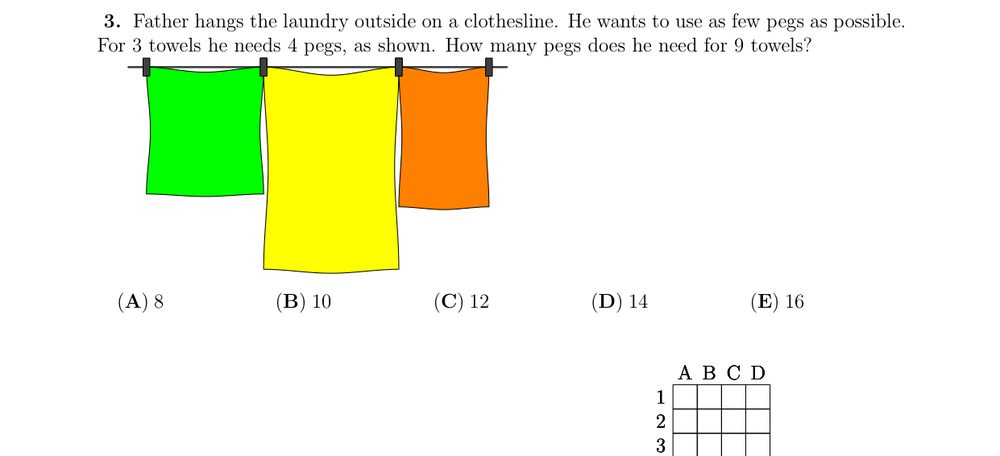
#> input picture bank/ksf2012/q03.jpg, 1000 x 456 px, given as the content of the folder ../../bank/ksf2012/q03.jpg, which was not available
$ python sheet.py ../../bank/ksf2012/q03.jpg ../../bank/ksf2012/q04.jpg
#> lines starting #> are read from the running program, lines starting #| are printed output that depends on the picture
import sys, glob
from PIL import Image, ImageDraw
d = sys.argv[1]; out = sys.argv[2]
fs = sorted(glob.glob(f'{d}/q*.jpg'))
tw = 300; thumbs = []
for f in fs:
    im = Image.open(f); r = tw/im.width; im = im.resize((tw, max(30,int(im.height*r))))
#> further down, im is the input picture: PIL image 1000x456 RGB; mean R, G, B 242.5, 247, 221.6
#> after `r = tw / im.width`: r = 0.3
#> after `im = im.resize((tw, max(30, int(im.height * r))))`:
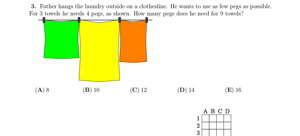
#> im: PIL image 300x136 RGB; mean R, G, B 242.4, 246.9, 221.5
    c = Image.new('RGB', (tw+4, im.height+18), 'white'); ImageDraw.Draw(c).text((2,2), f.split('/')[-1], fill='red'); c.paste(im,(2,16)); thumbs.append(c)
#> after `c = Image.new('RGB', (tw + 4, im.height + 18), 'white')`: c: PIL image 304x154 RGB; every value is 255
#> after `ImageDraw.Draw(c).text((2, 2), f.split('/')[-1], fill='red')`:
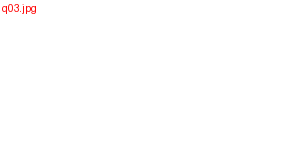
#> c: PIL image 304x154 RGB; mean R, G, B 255, 254.5, 254.5
#> after `c.paste(im, (2, 16))`:
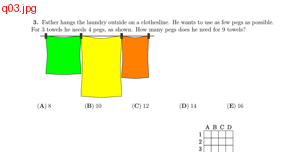
#> c: PIL image 304x154 RGB; mean R, G, B 244, 247.4, 225.3
cols = 6; rows = [thumbs[i:i+cols] for i in range(0, len(thumbs), cols)]
#> after `rows = [thumbs[i:i + cols] for i in range(0, len(thumbs), cols)]`: rows = 1 item
H = sum(max(t.height for t in r) for r in rows); sheet = Image.new('RGB', (cols*(tw+4), H), (230,230,230)); y = 0
#> after `H = sum((max((t.height for t in r)) for r in rows))`: H = 154
#> after `sheet = Image.new('RGB', (cols * (tw + 4), H), (230, 230, 230))`: sheet: PIL image 1824x154 RGB; every value is 230
for r in rows:
    for i, t in enumerate(r): sheet.paste(t, (i*(tw+4), y))
    y += max(t.height for t in r)
#> this loop made 1 pass
#> y on pass 1: 154
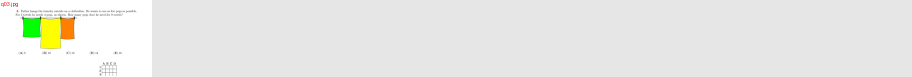
#> sheet: PIL image 1824x154 RGB (shown at 1/2 size); mean R, G, B 232.3, 232.9, 229.2
#> after the loop, y = 154
sheet.save(out, quality=70)

$ run again, on bank/ksf2012/q04.jpg
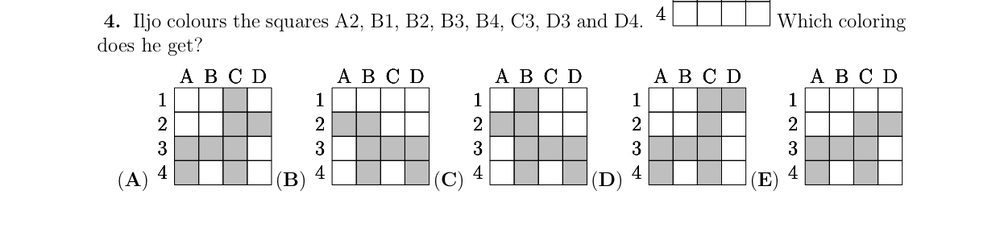
#> input picture bank/ksf2012/q04.jpg, 1000 x 232 px, given as the content of the folder ../../bank/ksf2012/q04.jpg, which was not available
#> im is the input picture: PIL image 1000x232 RGB; min 0, max 255, mean 237.9
#> im: PIL image 300x69 RGB
#> c: PIL image 304x87 RGB; every value is 255
#> `c.paste(im, (2, 16))`:
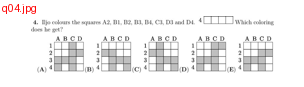
#> c: PIL image 304x87 RGB; mean R, G, B 241.4, 240.5, 240.5
#> rows = 1 item
#> H = 87
#> the loop `for r in rows:` made 1 pass
#> y on pass 1: 87
#> after the loop `for r in rows:`:
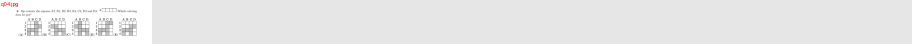
#> sheet: PIL image 1824x87 RGB (shown at 1/2 size); mean R, G, B 231.9, 231.7, 231.7

$ run again, on bank/ksf2012/q05.jpg
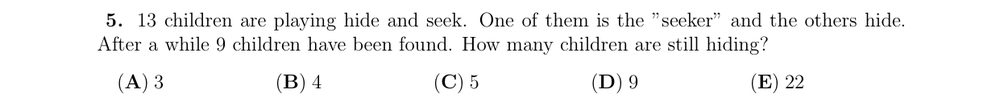
#> input picture bank/ksf2012/q05.jpg, 1000 x 110 px, given as the content of the folder ../../bank/ksf2012/q05.jpg, which was not available
#> im is the input picture: PIL image 1000x110 RGB; min 0, max 255, mean 244.3
#> im: PIL image 300x33 RGB
#> c: PIL image 304x51 RGB; every value is 255
#> `c.paste(im, (2, 16))`:
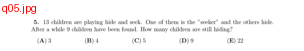
#> c: PIL image 304x51 RGB; mean R, G, B 248, 246.5, 246.5
#> rows = 1 item
#> H = 51
#> the loop `for r in rows:` made 1 pass
#> y on pass 1: 51
#> after the loop `for r in rows:`:
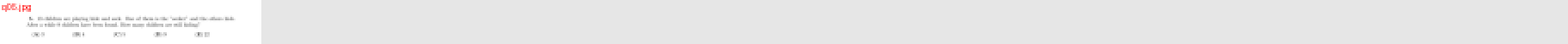
#> sheet: PIL image 1824x51 RGB (shown at 1/2 size); mean R, G, B 233, 232.8, 232.8
